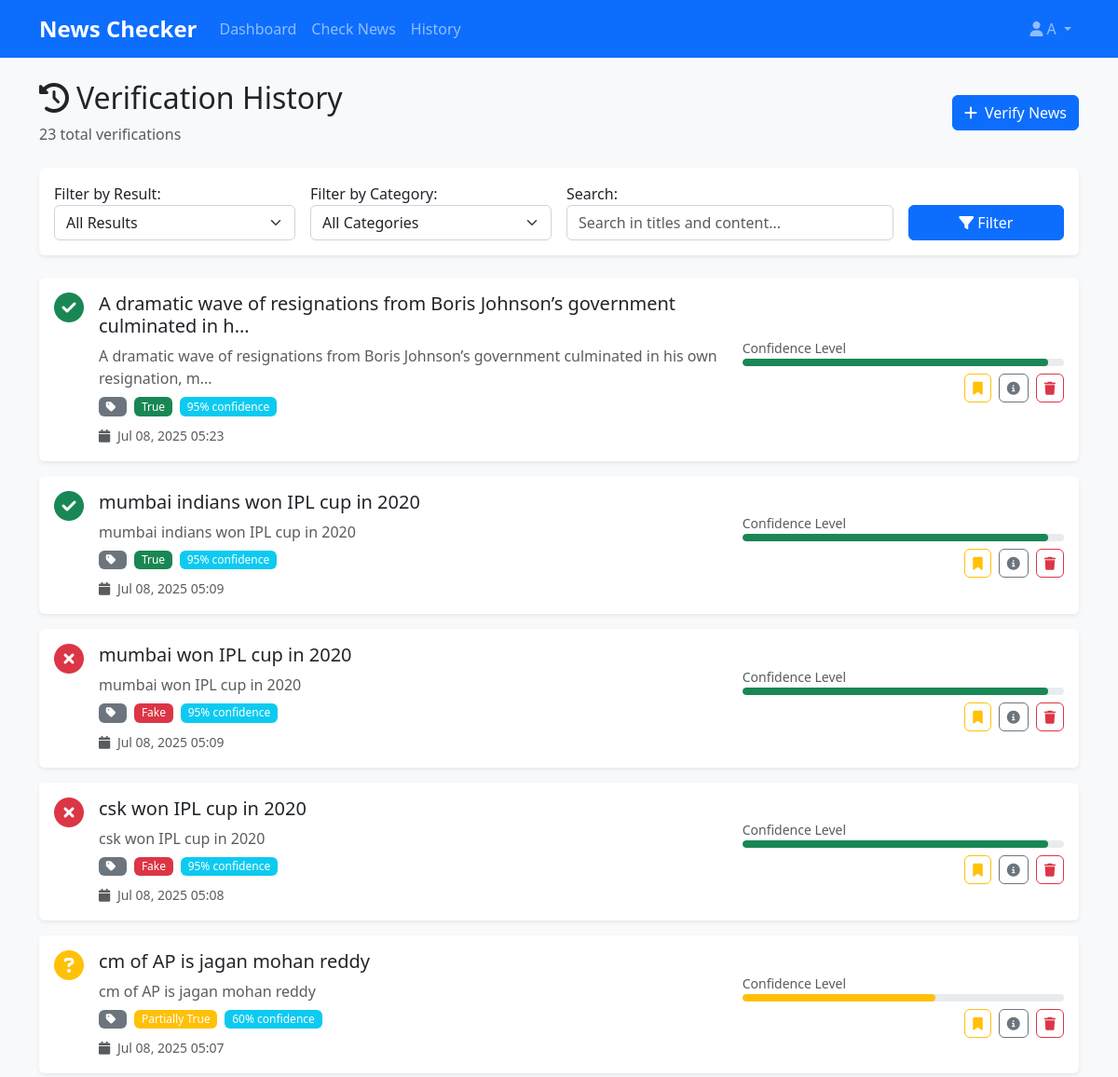
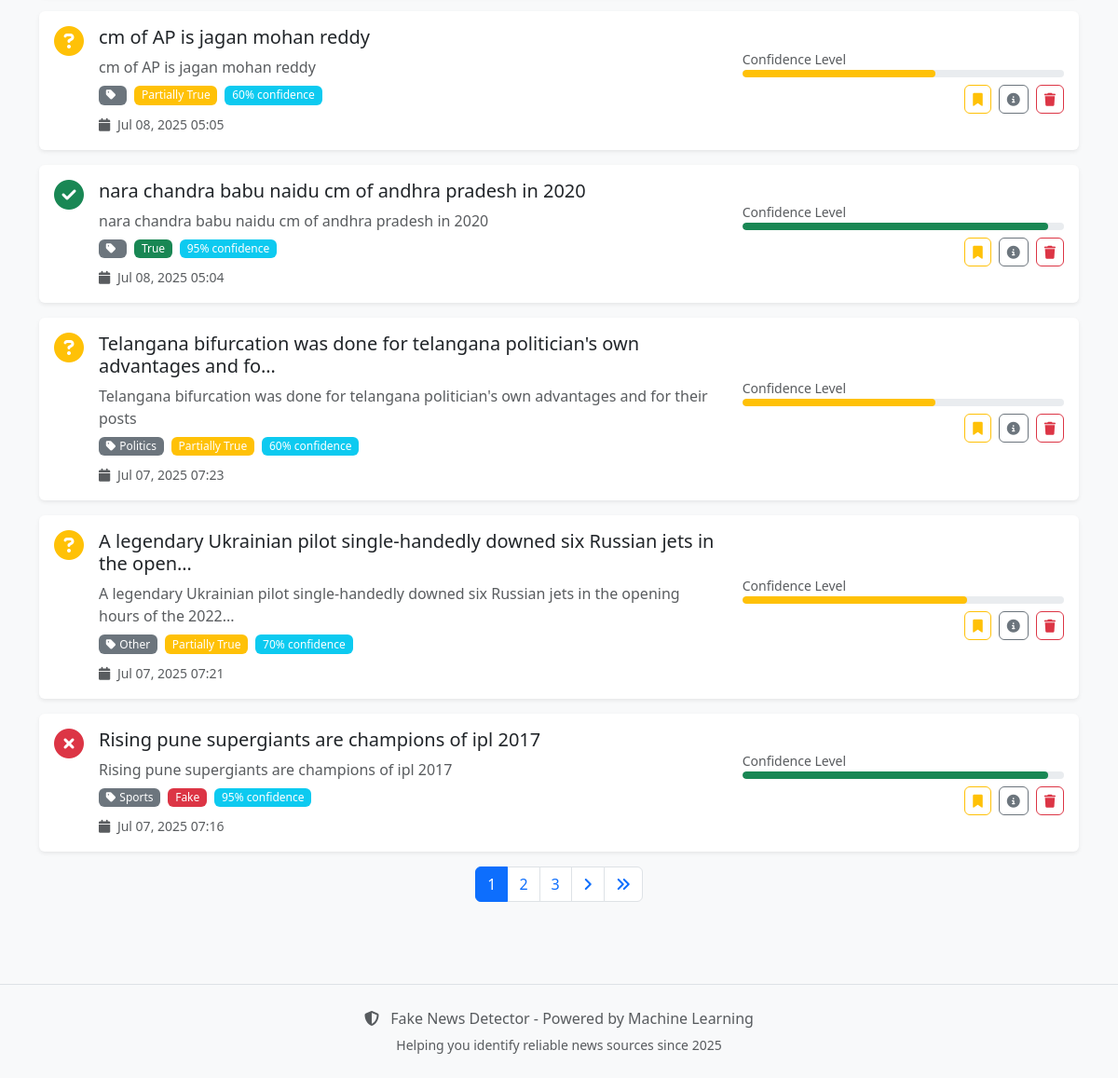
The page /verifier/history/ (signed in) on the database its author committed (2 pictures, top to bottom).
### verifier/models.py (models this page shows, shortened)
class VerificationResult(models.Model):
    PREDICTION_CHOICES = [
        ('True', 'True News'),
        ('Fake', 'Fake News'),
        ('Partially True', 'Partially True'),
    ]
    CATEGORY_CHOICES = [
        ('Politics', 'Politics'),
        ('Technology', 'Technology'),
        ('Health', 'Health'),
        ('Sports', 'Sports'),
        ('Entertainment', 'Entertainment'),
        ('Business', 'Business'),
        ('Science', 'Science'),
        ('Other', 'Other'),
    ]
    user = models.ForeignKey(User, on_delete=models.CASCADE)
    title = models.CharField(max_length=500)
    content = models.TextField()
    prediction = models.CharField(max_length=20, choices=PREDICTION_CHOICES)
    confidence = models.FloatField(default=0.0)
    category = models.CharField(max_length=20, choices=CATEGORY_CHOICES, default='Other')
    created_at = models.DateTimeField(auto_now_add=True)
    is_bookmarked = models.BooleanField(default=False)
    class Meta:
        ordering = ['-created_at']
    @property
    def content_preview(self):
        return self.content[:100] + '...' if len(self.content) > 100 else self.content

### verifier/views.py (the view)
# urls.py: path('history/', views.verification_history, name='history'),
@login_required
def verification_history(request):
    filter_form = HistoryFilterForm(request.GET)
    results = VerificationResult.objects.filter(user=request.user)
    if filter_form.is_valid():
        result_filter = filter_form.cleaned_data.get('result_filter')
        category_filter = filter_form.cleaned_data.get('category_filter')
        search = filter_form.cleaned_data.get('search')
        if result_filter:
            results = results.filter(prediction=result_filter)
        if category_filter:
            results = results.filter(category=category_filter)
        if search:
            results = results.filter(
                Q(title__icontains=search) | Q(content__icontains=search)
            )
    paginator = Paginator(results, 10)
    page_number = request.GET.get('page')
    page_obj = paginator.get_page(page_number)
    context = {
        'page_obj': page_obj,
        'filter_form': filter_form,
        'total_results': results.count()
    }
    return render(request, 'verifier/history.html', context)

### verifier/forms.py
class HistoryFilterForm(forms.Form):
    RESULT_CHOICES = [
        ('', 'All Results'),
        ('True', 'True News'),
        ('Fake', 'Fake News'),
        ('Partially True', 'Partially True'),
    ]
    result_filter = forms.ChoiceField(
        choices=RESULT_CHOICES,
        required=False,
        widget=forms.Select(attrs={
            'class': 'form-select'
        }),
        label='Filter by Result'
    )
    category_filter = forms.ChoiceField(
        choices=[('', 'All Categories')] + VerificationResult.CATEGORY_CHOICES,
        required=False,
        widget=forms.Select(attrs={
            'class': 'form-select'
        }),
        label='Filter by Category'
    )
    search = forms.CharField(
        required=False,
        widget=forms.TextInput(attrs={
            'class': 'form-control',
            'placeholder': 'Search in titles and content...'
        }),
        label='Search'
    )

### templates/verifier/history.html (shortened to what this page needs)
{% extends 'base.html' %}
{% load static %}
{% block content %}
<div class="row">
    <div class="col-12">
        <div class="d-flex justify-content-between align-items-center mb-4">
            <div>
                <h1 class="h2">
                    <i class="fas fa-history me-2"></i>Verification History
                </h1>
                <p class="text-muted mb-0">{{ total_results }} total verification{{ total_results|pluralize }}</p>
            </div>
            <div>
                <a href="{% url 'verifier:verify' %}" class="btn btn-primary">
                    <i class="fas fa-plus me-2"></i>Verify News
                </a>
            </div>
        </div>
        <div class="card mb-4">
            <div class="card-body">
                <form method="get" class="row g-3">
                    <div class="col-md-3">
                        {{ filter_form.result_filter.label_tag }}
                        {{ filter_form.result_filter }}
                    </div>
                    <div class="col-md-3">
                        {{ filter_form.category_filter.label_tag }}
                        {{ filter_form.category_filter }}
                    </div>
                    <div class="col-md-4">
                        {{ filter_form.search.label_tag }}
                        {{ filter_form.search }}
                    </div>
                    <div class="col-md-2 d-flex align-items-end">
                        <button type="submit" class="btn btn-primary w-100">
                            <i class="fas fa-filter me-1"></i>Filter
                        </button>
                    </div>
                </form>
            </div>
        </div>
        {% if page_obj %}
            <div class="row">
                {% for result in page_obj %}
                    <div class="col-12 mb-3">
                        <div class="card">
                            <div class="card-body">
                                <div class="row">
                                    <div class="col-md-8">
                                        <div class="d-flex align-items-start">
                                            <div class="me-3">
                                                {% if result.prediction == 'True' %}
                                                    <i class="fas fa-check-circle fa-2x text-success"></i>
                                                {% elif result.prediction == 'Fake' %}
                                                    <i class="fas fa-times-circle fa-2x text-danger"></i>
                                                {% else %}
                                                    <i class="fas fa-question-circle fa-2x text-warning"></i>
                                                {% endif %}
                                            </div>
                                            <div class="flex-grow-1">
                                                <h5 class="card-title mb-2">
                                                    {{ result.title|truncatechars:80 }}
                                                </h5>
                                                <p class="card-text text-muted mb-2">
                                                    {{ result.content_preview }}
                                                </p>
                                                <div class="d-flex flex-wrap gap-2 mb-2">
                                                    <span class="badge bg-secondary">
                                                        <i class="fas fa-tag me-1"></i>{{ result.category }}
                                                    </span>
                                                    <span class="badge {% if result.prediction == 'True' %}bg-success{% elif result.prediction == 'Fake' %}bg-danger{% else %}bg-warning{% endif %}">
                                                        {{ result.prediction }}
                                                    </span>
                                                    <span class="badge bg-info">
                                                        {% widthratio result.confidence 1 100 %}% confidence
                                                    </span>
                                                </div>
                                                <small class="text-muted">
                                                    <i class="fas fa-calendar me-1"></i>
                                                    {{ result.created_at|date:"M d, Y H:i" }}
                                                </small>
                                            </div>
                                        </div>
                                    </div>
                                    <div class="col-md-4">
                                        <div class="d-flex flex-column gap-2 h-100 justify-content-center">
                                            <div>
                                                <small class="text-muted">Confidence Level</small>
                                                <div class="progress" style="height: 8px;">
                                                    <div class="progress-bar {% if result.confidence > 0.7 %}bg-success{% elif result.confidence > 0.5 %}bg-warning{% else %}bg-danger{% endif %}"
                                                         style="width: {% widthratio result.confidence 1 100 %}%">
                                                    </div>
                                                </div>
                                            </div>
                                            <div class="btn-group btn-group-sm justify-content-end" role="group">
                                                <div class="d-flex align-items-center gap-2">
                                                    <form method="post" action="{% url 'verifier:toggle_bookmark' result.id %}" class="m-0">
                                                        <button type="submit" class="btn btn-sm {% if result.is_bookmarked %}btn-warning{% else %}btn-outline-warning{% endif %}" title="{% if result.is_bookmarked %}Remove bookmark{% else %}Bookmark{% endif %}">
                                                            <i class="fas fa-bookmark"></i>
                                                        </button>
                                                    </form>
                                                    <button type="button" class="btn btn-sm btn-outline-secondary" data-bs-toggle="collapse" data-bs-target="#details-{{ result.id }}" title="View details">
                                                        <i class="fas fa-info-circle"></i>
                                                    </button>
                                                    <form method="post" action="{% url 'verifier:delete_result' result.id %}" class="m-0" onsubmit="return confirm('Are you sure you want to delete this result?');">
                                                        <button type="submit" class="btn btn-sm btn-outline-danger" title="Delete">
                                                            <i class="fas fa-trash"></i>
                                                        </button>
                                                    </form>
                                                </div>
                                            </div>
                                        </div>
                                    </div>
                                </div>
                            </div>
                        </div>
                    </div>
                {% endfor %}
            </div>
            {% if page_obj.has_other_pages %}
                <nav aria-label="Verification history pagination">
                    <ul class="pagination justify-content-center">
                        {% for num in page_obj.paginator.page_range %}
                            {% if page_obj.number == num %}
                                <li class="page-item active">
                                    <span class="page-link">{{ num }}</span>
                                </li>
                            {% elif num > page_obj.number|add:'-3' and num < page_obj.number|add:'3' %}
                                <li class="page-item">
                                    <a class="page-link" href="?page={{ num }}">{{ num }}</a>
                                </li>
                            {% endif %}
                        {% endfor %}
                        {% if page_obj.has_next %}
                            <li class="page-item">
                                <a class="page-link" href="?page={{ page_obj.next_page_number }}">
                                    <i class="fas fa-angle-right"></i>
                                </a>
                            </li>
                            <li class="page-item">
                                <a class="page-link" href="?page={{ page_obj.paginator.num_pages }}">
                                    <i class="fas fa-angle-double-right"></i>
                                </a>
                            </li>
                        {% endif %}
                    </ul>
                </nav>
            {% endif %}
        {% endif %}
    </div>
</div>
{% endblock %}

### templates/base.html (shortened to what this page needs)
<!DOCTYPE html>
<html lang="en">
<head>
    <link href="https://cdn.jsdelivr.net/npm/bootstrap@5.3.0/dist/css/bootstrap.min.css" rel="stylesheet">
    <link href="https://cdnjs.cloudflare.com/ajax/libs/font-awesome/6.4.0/css/all.min.css" rel="stylesheet">
    <link href="{% load static %}{% static 'css/style.css' %}" rel="stylesheet">
</head>
<body>
    <nav class="navbar navbar-expand-lg navbar-dark bg-primary">
        <div class="container">
            <a class="navbar-brand" href="{% url 'index' %}">
                News Checker
            </a>
            <div class="collapse navbar-collapse" id="navbarNav">
                <ul class="navbar-nav me-auto">
                    {% if user.is_authenticated %}
                        <li class="nav-item">
                            <a class="nav-link" href="{% url 'dashboard:dashboard' %}">Dashboard</a>
                        </li>
                        <li class="nav-item">
                            <a class="nav-link" href="{% url 'verifier:verify' %}">Check News</a>
                        </li>
                        <li class="nav-item">
                            <a class="nav-link" href="{% url 'verifier:history' %}">History</a>
                        </li>
                    {% endif %}
                </ul>
                <ul class="navbar-nav">
                    {% if user.is_authenticated %}
                        <li class="nav-item dropdown">
                            <a class="nav-link dropdown-toggle" href="#" role="button" data-bs-toggle="dropdown">
                                <i class="fas fa-user me-1"></i>{{ user.first_name|default:user.username }}
                            </a>
                        </li>
                    {% endif %}
                </ul>
            </div>
        </div>
    </nav>
    <main class="container my-4">
        {% block content %}{% endblock %}
    </main>
    <footer class="bg-light text-center text-muted py-4 mt-5">
        <div class="container">
            <p class="mb-1">
                <i class="fas fa-shield-alt me-2"></i>
                Fake News Detector - Powered by Machine Learning
            </p>
            <p class="mb-0">
                <small>Helping you identify reliable news sources since 2025</small>
            </p>
        </div>
    </footer>
    <script src="{% load static %}{% static 'js/simple.js' %}"></script>
</body>
</html>

### static/css/style.css (style rules this page uses)
:root { --primary-color: #0d6efd; --success-color: #198754; --danger-color: #dc3545; --warning-color: #ffc107; --info-color: #0dcaf0; --dark-color: #212529; --light-color: #f8f9fa; }
body { font-family: 'Segoe UI', Tahoma, Geneva, Verdana, sans-serif; background-color: #f8f9fa; min-height: 100vh; display: flex; flex-direction: column; }
main { flex: 1; }
.navbar-brand { font-weight: 600; font-size: 1.5rem; }
.navbar-nav .nav-link { font-weight: 500; transition: color 0.3s ease; }
.card { border: none; box-shadow: 0 0.125rem 0.25rem rgba(0, 0, 0, 0.075); transition: box-shadow 0.15s ease-in-out; }
.btn { font-weight: 500; border-radius: 0.375rem; transition: all 0.2s ease-in-out; }
.btn-primary { background-color: var(--primary-color); border-color: var(--primary-color); }
.form-control, .form-select { border-radius: 0.375rem; border: 1px solid #ced4da; transition: border-color 0.15s ease-in-out, box-shadow 0.15s ease-in-out; }
.progress { height: 10px; border-radius: 0.5rem; background-color: #e9ecef; }
.progress-bar { border-radius: 0.5rem; transition: width 0.6s ease; }
.badge { font-weight: 500; font-size: 0.75em; padding: 0.35em 0.65em; }
footer { margin-top: auto; padding: 2rem 0; background-color: var(--light-color); border-top: 1px solid #dee2e6; }

### rows shown on the page
VerificationResult: title "A dramatic wave of resignations from Boris Johnson’s government culminated in h…", content_preview "A dramatic wave of resignations from Boris Johnson’s government culminated in his own resignation, m...", prediction "True", confidence "95", created_at "Jul 08, 2025 05:23"
VerificationResult: title "mumbai indians won IPL cup in 2020", content_preview "mumbai indians won IPL cup in 2020", prediction "True", confidence "95", created_at "Jul 08, 2025 05:09"
VerificationResult: title "mumbai won IPL cup in 2020", content_preview "mumbai won IPL cup in 2020", prediction "Fake", confidence "95", created_at "Jul 08, 2025 05:09"
VerificationResult: title "csk won IPL cup in 2020", content_preview "csk won IPL cup in 2020", prediction "Fake", confidence "95", created_at "Jul 08, 2025 05:08"
VerificationResult: title "cm of AP is jagan mohan reddy", content_preview "cm of AP is jagan mohan reddy", prediction "Partially True", confidence "60", created_at "Jul 08, 2025 05:07"
VerificationResult: title "cm of AP is jagan mohan reddy", content_preview "cm of AP is jagan mohan reddy", prediction "Partially True", confidence "60", created_at "Jul 08, 2025 05:05"
VerificationResult: title "nara chandra babu naidu cm of andhra pradesh in 2020", content_preview "nara chandra babu naidu cm of andhra pradesh in 2020", prediction "True", confidence "95", created_at "Jul 08, 2025 05:04"
VerificationResult: title "Telangana bifurcation was done for telangana politician's own advantages and fo…", content_preview "Telangana bifurcation was done for telangana politician's own advantages and for their posts", category "Politics", prediction "Partially True", confidence "60", created_at "Jul 07, 2025 07:23"
VerificationResult: title "A legendary Ukrainian pilot single-handedly downed six Russian jets in the open…", content_preview "A legendary Ukrainian pilot single-handedly downed six Russian jets in the opening hours of the 2022...", category "Other", prediction "Partially True", confidence "70", created_at "Jul 07, 2025 07:21"
VerificationResult: title "Rising pune supergiants are champions of ipl 2017", content_preview "Rising pune supergiants are champions of ipl 2017", category "Sports", prediction "Fake", confidence "95", created_at "Jul 07, 2025 07:16"

### other values the page prints
{{ user.first_name|default:user.username }} "A"
{{ total_results }} "23"
{{ filter_form.result_filter.label_tag }} "Filter by Result:"
{{ filter_form.category_filter.label_tag }} "Filter by Category:"
{{ filter_form.search.label_tag }} "Search:"
{{ num }} "1"
{{ num }} "2" "3"
